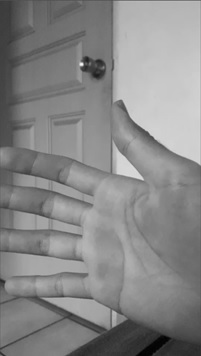
#> input picture ch06/t1.jpg, 201 x 356 px
$ python ch06_7.py
#> lines starting #> are read from the running program, lines starting #| are printed output that depends on the picture; after the words box and inside, x2 and y2 are one past the last pixel; in counts of white or black regions, pixels touching at a corner belong together
import cv2
import numpy as np

img1 = cv2.imread('t1.jpg',cv2.IMREAD_GRAYSCALE)
#> img1 is the input picture: shape (356, 201); min 0, max 246, mean 135.4
img2 = cv2.imread('t2.jpg',cv2.IMREAD_GRAYSCALE)
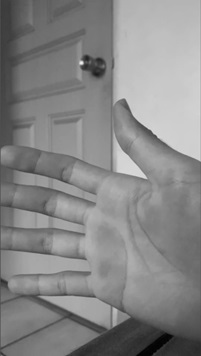
#> input picture ch06/t2.jpg, 201 x 356 px
#> img2 is the input picture: shape (356, 201); min 0, max 241, mean 134.9

diff = cv2.absdiff(img1,img2)
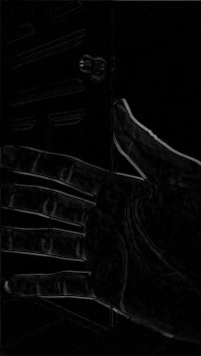
#> diff: shape (356, 201); min 0, max 143, mean 5.7
ret, binary = cv2.threshold(diff, 20, 255, cv2.THRESH_BINARY)
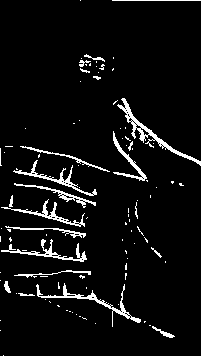
#> binary: shape (356, 201); 5.7% white in thin lines or dots
result=cv2.dilate(binary, None, iterations=3)
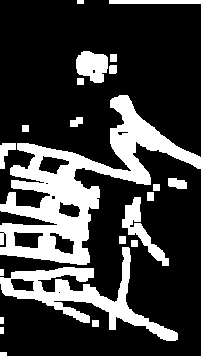
#> result: shape (356, 201); 24.4% white; 22 white regions, largest, box (x1, y1, x2, y2) and area: (0, 95, 201, 265) 10152, (0, 247, 178, 341) 4126, (122, 197, 169, 266) 907

cv2.imshow('time_1', img1)
cv2.imshow('time_2', img2)
cv2.imshow('absdiff result', binary )
cv2.imshow('dilation result', result)

cv2.waitKey(0)
cv2.destroyAllWindows()
